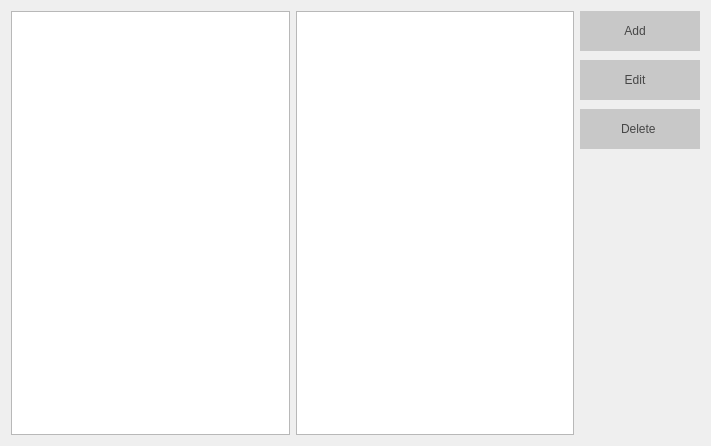
<?xml version="1.0" encoding="UTF-8"?>
<ui version="4.0">
 <class>ConstraintsView</class>
 <widget class="QWidget" name="ConstraintsView">
  <property name="geometry">
   <rect>
    <x>0</x>
    <y>0</y>
    <width>711</width>
    <height>446</height>
   </rect>
  </property>
  <property name="windowTitle">
   <string>Constraints</string>
  </property>
  <layout class="QHBoxLayout" name="horizontalLayout">
   <item>
    <widget class="QListView" name="mConstraintsList"/>
   </item>
   <item>
    <widget class="QPlainTextEdit" name="mConstraintDetails">
     <property name="readOnly">
      <bool>true</bool>
     </property>
    </widget>
   </item>
   <item>
    <layout class="QVBoxLayout" name="verticalLayout">
     <property name="spacing">
      <number>9</number>
     </property>
     <item>
      <widget class="QPushButton" name="mAdd">
       <property name="minimumSize">
        <size>
         <width>120</width>
         <height>40</height>
        </size>
       </property>
       <property name="layoutDirection">
        <enum>Qt::RightToLeft</enum>
       </property>
       <property name="autoFillBackground">
        <bool>false</bool>
       </property>
       <property name="styleSheet">
        <string notr="true">QPushButton{
	font: 75 14pt &quot;Times New Roman&quot;;
	color: rgb(70, 70, 70);
	background-color: rgb(200, 200, 200);
	border: 0px solid;
}

QPushButton:hover {
	background-color: rgb(231, 231, 231);
}</string>
       </property>
       <property name="text">
        <string>Add   </string>
       </property>
       <property name="icon">
        <iconset resource="OrarApp.qrc">
         <normaloff>:/Buttons/img/addBtn.png</normaloff>:/Buttons/img/addBtn.png</iconset>
       </property>
       <property name="iconSize">
        <size>
         <width>18</width>
         <height>18</height>
        </size>
       </property>
       <property name="default">
        <bool>false</bool>
       </property>
       <property name="flat">
        <bool>false</bool>
       </property>
      </widget>
     </item>
     <item>
      <widget class="QPushButton" name="mEdit">
       <property name="minimumSize">
        <size>
         <width>0</width>
         <height>40</height>
        </size>
       </property>
       <property name="layoutDirection">
        <enum>Qt::RightToLeft</enum>
       </property>
       <property name="styleSheet">
        <string notr="true">QPushButton{
	font: 75 14pt &quot;Times New Roman&quot;;
	color: rgb(70, 70, 70);
	background-color: rgb(200, 200, 200);
	border: 0px solid;
}

QPushButton:hover {
	background-color: rgb(231, 231, 231);
}</string>
       </property>
       <property name="text">
        <string>Edit   </string>
       </property>
       <property name="icon">
        <iconset resource="OrarApp.qrc">
         <normaloff>:/Buttons/img/editBtn3.png</normaloff>:/Buttons/img/editBtn3.png</iconset>
       </property>
       <property name="iconSize">
        <size>
         <width>18</width>
         <height>18</height>
        </size>
       </property>
      </widget>
     </item>
     <item>
      <widget class="QPushButton" name="mDelete">
       <property name="minimumSize">
        <size>
         <width>0</width>
         <height>40</height>
        </size>
       </property>
       <property name="layoutDirection">
        <enum>Qt::RightToLeft</enum>
       </property>
       <property name="styleSheet">
        <string notr="true">QPushButton{
	font: 75 14pt &quot;Times New Roman&quot;;
	color: rgb(70, 70, 70);
	background-color: rgb(200, 200, 200);
	border: 0px solid;
}

QPushButton:hover {
	background-color: rgb(231, 231, 231);
}</string>
       </property>
       <property name="text">
        <string>Delete </string>
       </property>
       <property name="icon">
        <iconset resource="OrarApp.qrc">
         <normaloff>:/Buttons/img/deleteBtn.png</normaloff>:/Buttons/img/deleteBtn.png</iconset>
       </property>
       <property name="iconSize">
        <size>
         <width>18</width>
         <height>18</height>
        </size>
       </property>
      </widget>
     </item>
     <item>
      <spacer name="verticalSpacer">
       <property name="orientation">
        <enum>Qt::Vertical</enum>
       </property>
       <property name="sizeHint" stdset="0">
        <size>
         <width>20</width>
         <height>40</height>
        </size>
       </property>
      </spacer>
     </item>
    </layout>
   </item>
  </layout>
 </widget>
 <layoutdefault spacing="6" margin="11"/>
 <resources>
  <include location="OrarApp.qrc"/>
 </resources>
 <connections/>
</ui>
